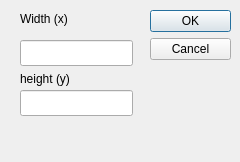
<?xml version="1.0" encoding="UTF-8"?>
<ui version="4.0">
 <class>CDlgResize</class>
 <widget class="QDialog" name="CDlgResize">
  <property name="geometry">
   <rect>
    <x>0</x>
    <y>0</y>
    <width>240</width>
    <height>162</height>
   </rect>
  </property>
  <property name="windowTitle">
   <string>Resize Level</string>
  </property>
  <widget class="QDialogButtonBox" name="buttonBox">
   <property name="geometry">
    <rect>
     <x>150</x>
     <y>10</y>
     <width>81</width>
     <height>301</height>
    </rect>
   </property>
   <property name="orientation">
    <enum>Qt::Vertical</enum>
   </property>
   <property name="standardButtons">
    <set>QDialogButtonBox::Cancel|QDialogButtonBox::Ok</set>
   </property>
  </widget>
  <widget class="QLineEdit" name="eWidth">
   <property name="geometry">
    <rect>
     <x>20</x>
     <y>40</y>
     <width>113</width>
     <height>26</height>
    </rect>
   </property>
  </widget>
  <widget class="QLineEdit" name="eHeight">
   <property name="geometry">
    <rect>
     <x>20</x>
     <y>90</y>
     <width>113</width>
     <height>26</height>
    </rect>
   </property>
  </widget>
  <widget class="QLabel" name="label">
   <property name="geometry">
    <rect>
     <x>20</x>
     <y>10</y>
     <width>91</width>
     <height>18</height>
    </rect>
   </property>
   <property name="text">
    <string>Width (x)</string>
   </property>
  </widget>
  <widget class="QLabel" name="label_2">
   <property name="geometry">
    <rect>
     <x>20</x>
     <y>70</y>
     <width>111</width>
     <height>18</height>
    </rect>
   </property>
   <property name="text">
    <string>height (y)</string>
   </property>
  </widget>
 </widget>
 <resources/>
 <connections>
  <connection>
   <sender>buttonBox</sender>
   <signal>accepted()</signal>
   <receiver>CDlgResize</receiver>
   <slot>accept()</slot>
   <hints>
    <hint type="sourcelabel">
     <x>248</x>
     <y>254</y>
    </hint>
    <hint type="destinationlabel">
     <x>157</x>
     <y>274</y>
    </hint>
   </hints>
  </connection>
  <connection>
   <sender>buttonBox</sender>
   <signal>rejected()</signal>
   <receiver>CDlgResize</receiver>
   <slot>reject()</slot>
   <hints>
    <hint type="sourcelabel">
     <x>316</x>
     <y>260</y>
    </hint>
    <hint type="destinationlabel">
     <x>286</x>
     <y>274</y>
    </hint>
   </hints>
  </connection>
 </connections>
</ui>
